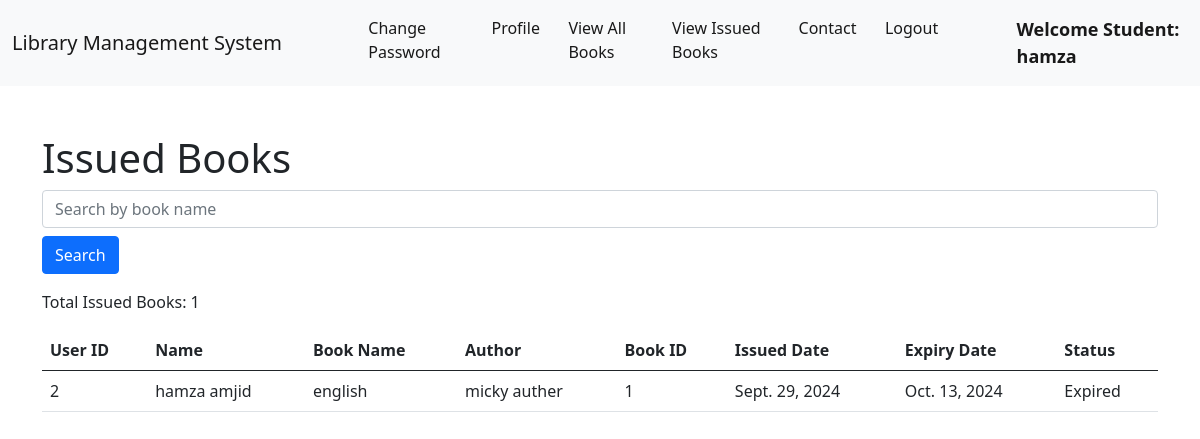
The page /student_issued_books/ (signed in) on the database its author committed.
### library/models.py (models this page shows, shortened)
class Book(models.Model):
    name = models.CharField(max_length=200)
    author = models.CharField(max_length=200)
    isbn = models.CharField(max_length=50) # Ensure ISBN is unique
    category = models.CharField(max_length=50)
    cover_image = models.ImageField(upload_to='covers/', null=True, blank=True)  # Allow null and blank
    pdf_file = models.FileField(upload_to='pdfs/', null=True, blank=True)  # Allow null and blank
    price = models.DecimalField(max_digits=10, decimal_places=2, default=0.00)  # Add price field

class IssuedBook(models.Model):
    student_id = models.CharField(max_length=100, blank=True)
    isbn = models.CharField(max_length=13)
    issued_date = models.DateField(auto_now=True)
    expiry_date = models.DateField(default=expiry)

### library/views.py (the view)
# urls.py: path("student_issued_books/", views.student_issued_books, name="student_issued_books"),
@login_required(login_url='/student_login')
def student_issued_books(request):
    student = Student.objects.filter(user_id=request.user.id).first()
    issued_books = IssuedBook.objects.filter(student_id=student.user.id)
    search_query = request.GET.get('search', '')
    if search_query:
        matching_books = Book.objects.filter(name__icontains=search_query)
        issued_books = issued_books.filter(isbn__in=matching_books.values_list('isbn', flat=True))
    li = []  # Consolidated list to hold book details and issued info
    for issued_book in issued_books:
        book = get_object_or_404(Book, isbn=issued_book.isbn)
        days = (timezone.now().date() - issued_book.issued_date).days
        fine = max(0, (days - 14) * 5)
        is_expired = issued_book.expiry_date < timezone.now().date()
        li.append({
            'student_id': student.user.id,
            'student_name': student.user.get_full_name(),
            'book_name': book.name,
            'author': book.author,
            'book_id': book.id,
            'issued_date': issued_book.issued_date,
            'expiry_date': issued_book.expiry_date,
            'fine': fine,
            'is_expired': is_expired
        })
        print(f"is_expired -- {is_expired}")
        if is_expired:
            book_request = BookRequest.objects.filter(student=student, book=book).first()
            if book_request:
                print(f"Current BookRequest status: {book_request.status}")  # Print current status
                if book_request.status.lower() == 'approved':  # Check status case-insensitively
                    print("Changing status to request")
                    book_request.status = 'request'
                    book_request.save()
                    print(f"New BookRequest status: {book_request.status}")  # Confirm change
                else:
                    print("BookRequest is not approved, current status:", book_request.status)
            else:
                print("No BookRequest found for this student and book.")
    return render(request, 'student_issued_books.html', {
        'li': li,
        'search_query': search_query,
    })

### library/templates/student_issued_books.html (shortened to what this page needs)
{% extends 'student_navbar.html' %}
{% load static %}
{% block body %}
<div class="container mt-4">
    <h1>Issued Books</h1>
    <form method="GET" class="mb-3">
        <input type="text" name="search" placeholder="Search by book name" value="{{ search_query }}" class="form-control" />
        <button type="submit" class="btn btn-primary mt-2">Search</button>
    </form>
    <p>Total Issued Books: {{ li|length }}</p>
    {% if li %}
        <table class="table">
            <thead>
                <tr>
                    <th>User ID</th>
                    <th>Name</th>
                    <th>Book Name</th>
                    <th>Author</th>
                    <th>Book ID</th>
                    <th>Issued Date</th>
                    <th>Expiry Date</th>
                    <th>Status</th>
                </tr>
            </thead>
            <tbody>
                {% for item in li %}
                <tr>
                    <td>{{ item.student_id }}</td>
                    <td>{{ item.student_name }}</td>
                    <td>
                        {% if item.is_expired %}
                            <span>{{ item.book_name }}</span>
                        {% else %}
                            <a href="{% url 'book_details' item.book_id %}">{{ item.book_name }}</a>
                        {% endif %}
                    </td>
                    <td>{{ item.author }}</td>
                    <td>{{ item.book_id }}</td>
                    <td>{{ item.issued_date }}</td>
                    <td>{{ item.expiry_date }}</td>
                    <td>{{ item.is_expired|yesno:"Expired, Active" }}</td>
                </tr>
                {% endfor %}
            </tbody>
        </table>
    {% else %}
        <p>No issued books found.</p>
    {% endif %}
</div>
{% endblock %}

### library/templates/student_navbar.html (shortened to what this page needs)
<!doctype html>
<html lang="en">
  <head>
    <link href="https://cdn.jsdelivr.net/npm/bootstrap@5.1.0/dist/css/bootstrap.min.css" rel="stylesheet">
    <link rel="stylesheet" href="https://cdn.datatables.net/1.10.25/css/jquery.dataTables.min.css">
    <link rel="stylesheet" href="https://cdn.datatables.net/buttons/1.7.1/css/buttons.dataTables.min.css">
  </head>
  <body>
    <nav class="navbar navbar-expand-lg navbar-light bg-light sticky-top">
        <div class="container-fluid">
          <a class="navbar-brand" href="#">Library Management System</a>
          <div class="collapse navbar-collapse" id="navbarSupportedContent">
            <ul class="navbar-nav me-auto mb-2 mb-lg-0">
              <li class="nav-item">
                <a class="nav-link active" aria-current="page" href="/change_password/">Change Password</a>
              </li>
              <li class="nav-item">
                <a class="nav-link active" aria-current="page" href="/profile/">Profile</a>
              </li>
              <li class="nav-item">
                <a class="nav-link active" aria-current="page" href="/books/">View All Books</a>
              </li>
              <li class="nav-item">
                <a class="nav-link active" aria-current="page" href="/student_issued_books/">View Issued Books</a>
              </li>
              <li class="nav-item">
                <a class="nav-link active" aria-current="page" href="{% url "contact" %}">Contact</a>
              </li>
              <li class="nav-item">
                <a class="nav-link active" aria-current="page" href="/logout/">Logout</a>
              </li>
              <li class="nav-item">
                <a style="font-weight:600; font-family:'Segoe UI', Tahoma, Geneva, Verdana, sans-serif; font-size: large;" class="nav-link active" href="#">Welcome Student: {{request.user}}</a>
              </li>
            </ul>
          </div>
        </div>
      </nav>
      {% block body %}
      {% endblock %}
  </body>
</html>

### rows shown on the page
Book: book_name "english", author "micky auther"
IssuedBook: issued_date "Sept. 29, 2024", expiry_date "Oct. 13, 2024"

### other values the page prints
{{ request.user }} "hamza"
{{ li|length }} "1"
{{ item.student_id }} "2"
{{ item.student_name }} "hamza amjid"
{{ item.book_id }} "1"
{{ item.is_expired|yesno:"Expired, Active" }} "Expired"
